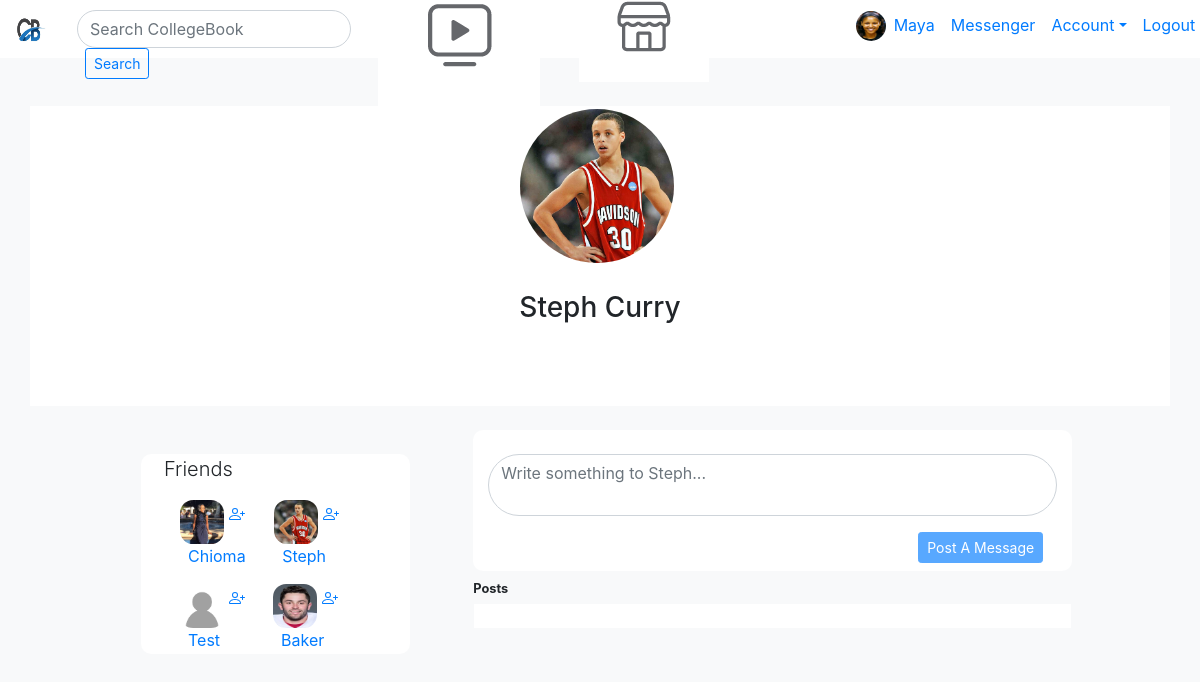
The page /Steph/Curry/2 (signed in) on the database its author committed.
### wallApp/models.py (models this page shows, shortened)
class User(models.Model):
    firstName = models.CharField(max_length = 255)
    lastName = models.CharField(max_length = 255)
    birthdayMonth = models.CharField(max_length = 30, null = True)
    birthdayDay = models.IntegerField(null = True)
    birthdayYear = models.IntegerField(null = True)
    emailAddress = models.CharField(max_length = 255)
    password = models.CharField(max_length = 255)
    confirmPassword = models.CharField(max_length = 255)
    profilePic= models.ImageField(upload_to='submittedProfilePicImages/', null=True, verbose_name="")
    profileHeader = models.CharField(max_length = 255, default = "") #The caption underneath the profile picture
    friends = models.ManyToManyField('self', related_name="friendship", symmetrical= False) # Self states this ManyToManyField is symmetrical – that is, if I am your friend, then you are my friend. So setting symmetrical to false makes the 'friendship' one way
    notifications = models.IntegerField(default = "0")
    userCheckBox = models.BooleanField(default = False) # An option for the user to not fill out the user intro fields below
    userUniversity = models.CharField(max_length = 255, default = "")
    userHighSchool = models.CharField(max_length = 255, default = "")
    userDormBuilding = models.CharField(max_length = 255, default = "")
    userHomeTown = models.CharField(max_length = 255, default = "")
    objects = UserManager()
    createdAt = models.DateTimeField(auto_now_add = True)
    updatedAt = models.DateTimeField(auto_now = True)

### wallApp/views.py (the view, shortened to what this page needs)
# urls.py: path('<str:userFirstName>/<str:userLastName>/<int:userId>', views.specificUsersPage, name='specificUsersPage'),
def specificUsersPage(request, userFirstName, userLastName, userId, messageId = 0):
    print("THIS IS THE SPECIFIC USER'S PAGE ROUTE.")
    specificUsersPage = User.objects.get(id=userId) #retreiving from the url
    specificUsersFirstName = User.objects.get(firstName=userFirstName) #retreiving from the url
    specificUsersLastName = User.objects.get(lastName=userLastName) #retreiving from the url
    specificUsersMessages = Message.objects.filter(userReceivesPost = userId).order_by('-createdAt')
    allUsers = User.objects.all()
    print("THIS IS THE LAST PRINT STATEMENT OF THE SPECIFIC USER'S PAGE ROUTE.")
    context = {
        'specificUsersPage': specificUsersPage,
        'specificUsersMessages': specificUsersMessages,
        'allUsers': allUsers,
        'loggedInUser': User.objects.get(id=request.session['loginInfo']),
        }
    return render(request, "specificUserPage.html", context)

### wallApp/templates/specificUserPage.html (shortened to what this page needs)
<!DOCTYPE html>
<html lang="en">
<head>
    <link rel="stylesheet" href="https://stackpath.bootstrapcdn.com/bootstrap/4.5.0/css/bootstrap.min.css"
>
    <link rel="stylesheet" href="//code.jquery.com/ui/1.12.1/themes/base/jquery-ui.css">
    {% load static %}
    <link rel="stylesheet" href="{% static 'css/collegeWall.css' %}">
</head>
<body class="bg-light">
    <nav class="navbar navbar-expand-lg navbar-blue bg-white" id="navBar">
        <a class="navbar-brand" href="">
            <img id="logoIcon" src="{% static 'Images/logo.png' %}" alt="A stock image of a logo with the two letters CB to represent Collegebook." />
        </a>
            <form action="/search" method="GET" class="form-inline col-sm-3" id="searchBarForm">
                <input class="form-control rounded-pill " id="searchBarInput" type="search" placeholder="Search CollegeBook" aria-label="Search">
                <button class="btn btn-outline-primary btn-sm ml-2" id="searchBarButton" type="submit">Search</button>
            </form>
        <div class="col-sm-5 "  id="navIconsDiv mt-2">
            <button class="btn btn-outline-light my-2 my-sm-0 pl-2 pr-2 buttonOfNavIcons">
                <img class="mr-3" id="navIconWatch" src="{% static 'Images/watch.png' %}" alt="A stock image of a logo with the two letters CB to represent Collegebook." />
            </button>
            <button class="btn btn-outline-light my-2 my-sm-0 pl-2 pr-2 buttonOfNavIcons">
                <img class="mr-3" id="navIconMarketplace" src="{% static 'Images/marketplace.png' %}" alt="A stock image of a logo with the two letters CB to represent Collegebook." />
            </button>
            <button class="btn btn-outline-light my-2 my-sm-0 pl-2 pr-4 buttonOfNavIcons">
            </button>
        </div>
        <div class="col-sm-3 mb-2" id="">
            <ul class="navbar-nav mr-auto">
                <li class="nav-item active">
                    <a id="linkForNavIconProfPic" href="/home" class="d-inline ">
                    {% if not loggedInUser.profilePic == "" %}
                        <img src='{{ loggedInUser.profilePic }}' id="navIconProfPic" class="d-inline">
                    {% endif %}
                    </a>
                    <li class="nav-item">
                        <a class="nav-link" href="/home">{{loggedInUser.firstName}}</a>
                    </li>
                    <li class="nav-item">
                        <a class="nav-link" href="">Messenger</a>
                    </li>
                </li>
                <li class="nav-item dropdown">
                    <a class="nav-link dropdown-toggle" href="" id="dropdownSymbol" role="button" data-toggle="dropdown">Account</a>
                </li>
                <li class="nav-item active">
                    <a class="nav-link" href="/logout">Logout <span class="sr-only">(current)</span></a>
                </li>
            </ul>
        </div>
    </nav>
    <div class="container">
        <div class="row bg-white mt-5">
            <div class="col-sm bg-white">
            </div>
            <div class="col-sm profilePicBanner">
                    <div id="profilePicContainer">
                        <img src='{{ specificUsersPage.profilePic }}' id="thumbnail" class="uploadedPhotoProperties">
                    </div>
                    <h3 class="" id="userNameText">{{specificUsersPage.firstName}} {{specificUsersPage.lastName}}</h3>
            </div>
            <div class="col-sm bg-white">
            </div>
        </div>
        <div class="row ml-5 mt-4">
            <div class="col-sm-3 mt-4 ml-5 bg-white friendsDiv">
                <p class="lead mr-2 pl-2">Friends</p>
                {% for user in allUsers %}
                    {% if loggedInUser.id != user.id  %}
                        {% if user.profilePic == "" %}
                <figure class="ml-4 d-inline-block">
                    <a href="/{{user.firstName}}/{{user.lastName}}/{{user.id}}">
                        <img src="{% static 'Images/blankAvatar.png' %}" id="" class="friendsIconProfPic " alt="A thumbnail photo of the user">
                        <figcaption class="ml-2">{{user.firstName}}</figcaption>
                    </a>
                </figure>
                    <a href="/home">
                    </a>
                    {% else %}
                <div class="d-inline-block">
                    <figure class="ml-4">
                        <a href="/{{user.firstName}}/{{user.lastName}}/{{user.id}}">
                            <img src="{{user.profilePic}}" id="" class="friendsIconProfPic" alt="A thumbnail photo of the user">
                        </a>
                        <a href="/home">
                        </a>
                        <a href="/{{user.firstName}}/{{user.lastName}}/{{user.id}}">
                            <figcaption class="ml-2">{{user.firstName}}</figcaption>
                        </a>
                    </figure>
                </div>
                        {% endif%}
                    {% endif %}
                {% endfor %}
            </div>
            <div class="col-sm-7 ml-5">
                <form class="mb-2 bg-white col-sm-12" action="" method="post" id="postAMessageForm">
                    <div class="form-group">
                        <textarea class="form-control rounded-pill" id="userMessageID" name="userMessage" rows="2" placeholder="Write something to {{specificUsersPage.firstName}}... "></textarea>
                    </div>
                    <button type="submit" class="btn btn-primary mb-2 btn-sm" id="postAMessageButton">Post A Message</button>
                </form>
                <small class="font-weight-bold">Posts</small>
                <table class="table table-borderless">
                    <tbody>
                        <tr>
                            <td class="border border border-light bg-white">
                            </td>
                        </tr>
                    </tbody>
                </table>
            </div>
        </div>
    </div>
</body>
</html>

### wallApp/static/CSS/collegeWall.css (style rules this page uses)
* { vertical-align: top; }
.buttonOfNavIcons { border-color: transparent; }
.friendsIconProfPic { width: 44px; height: 44px; border-radius: 30%; position: relative; }
.friendsDiv { height: 200px; border-radius: 10px; overflow-y: scroll; }
#logoIcon { width: 30px; height: 30px; border-radius: 60%; }
#navBar { height: 58px; }
#navIconProfPic { width: 30px; height: 30px; border-radius: 60%; margin-top: 6px; }
#postAMessageButton { margin-left:430px; }
#postAMessageForm { border-radius: 10px; }
.profilePicBanner { background-color: white; height: 300px; }
#profilePicContainer { height: 160px; width: 160px; border: 3px dashed darkgray; background-color: #fafafa; font-family: "Calibri"; font-size: 9px; text-align: center; vertical-align: middle; padding-top: 30px; color: darkgrey; cursor: pointer; border-radius: 50%; margin-left: 92px; margin-bottom: 25px; position: relative; overflow: hidden; }
#searchBarForm { height: 38px; width: 180px; }
.uploadedPhotoProperties { position: absolute; top: -10px; left: 50%; width: 110%; transform: translateX(-50%); }
#userMessageID { resize: none; }
#userNameText { text-align: center; }

### rows shown on the page
User: firstName "Maya"
User: firstName "Steph", lastName "Curry", shows a picture, userMessage "Write something to Steph..."
User: shows a picture, firstName "Chioma"
User: firstName "Test"
User: profilePic (picture), firstName "Baker"
